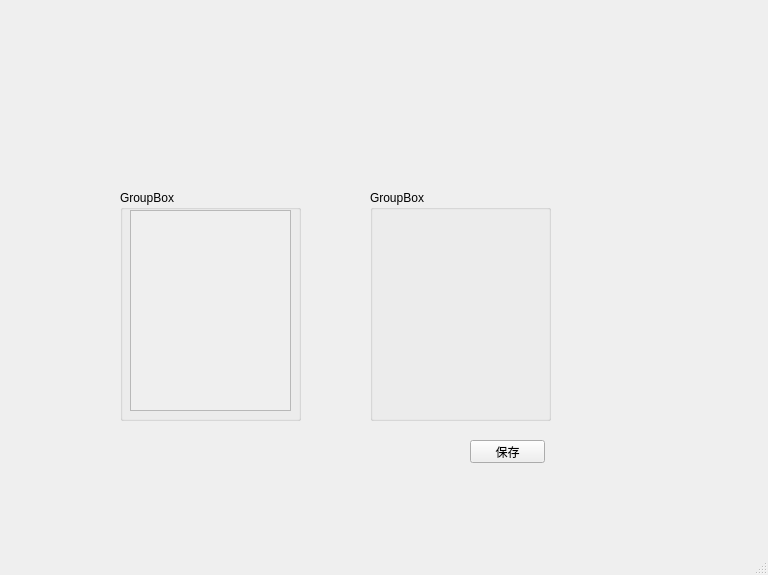
<?xml version="1.0" encoding="UTF-8"?>
<ui version="4.0">
 <class>MainWindow</class>
 <widget class="QMainWindow" name="MainWindow">
  <property name="geometry">
   <rect>
    <x>0</x>
    <y>0</y>
    <width>768</width>
    <height>575</height>
   </rect>
  </property>
  <property name="windowTitle">
   <string>MainWindow</string>
  </property>
  <widget class="QWidget" name="centralwidget">
   <widget class="QGroupBox" name="groupBox">
    <property name="geometry">
     <rect>
      <x>120</x>
      <y>190</y>
      <width>181</width>
      <height>231</height>
     </rect>
    </property>
    <property name="title">
     <string>GroupBox</string>
    </property>
    <widget class="QScrollArea" name="groupNameScroll">
     <property name="geometry">
      <rect>
       <x>10</x>
       <y>20</y>
       <width>161</width>
       <height>201</height>
      </rect>
     </property>
     <property name="widgetResizable">
      <bool>true</bool>
     </property>
     <widget class="QWidget" name="scrollAreaWidgetContents">
      <property name="geometry">
       <rect>
        <x>0</x>
        <y>0</y>
        <width>157</width>
        <height>197</height>
       </rect>
      </property>
     </widget>
    </widget>
   </widget>
   <widget class="QGroupBox" name="groupBox_2">
    <property name="geometry">
     <rect>
      <x>370</x>
      <y>190</y>
      <width>181</width>
      <height>231</height>
     </rect>
    </property>
    <property name="title">
     <string>GroupBox</string>
    </property>
   </widget>
   <widget class="QPushButton" name="saveBtn">
    <property name="geometry">
     <rect>
      <x>470</x>
      <y>440</y>
      <width>75</width>
      <height>23</height>
     </rect>
    </property>
    <property name="text">
     <string>保存</string>
    </property>
   </widget>
  </widget>
  <widget class="QMenuBar" name="menubar">
   <property name="geometry">
    <rect>
     <x>0</x>
     <y>0</y>
     <width>768</width>
     <height>22</height>
    </rect>
   </property>
  </widget>
  <widget class="QStatusBar" name="statusbar"/>
 </widget>
 <resources/>
 <connections/>
</ui>
